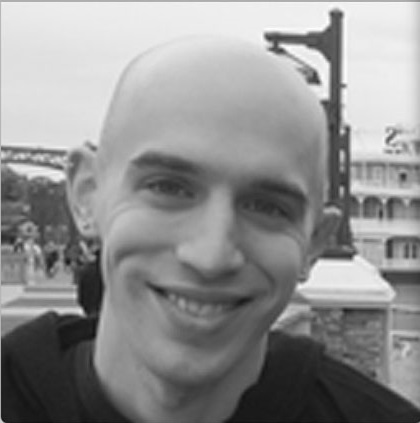
#> input picture part2_L3/SIFT-master/ttt.jpg, 420 x 423 px
$ python siftOnePixel.py
#> lines starting #> are read from the running program, lines starting #| are printed output that depends on the picture; after the words box and inside, x2 and y2 are one past the last pixel; in counts of white or black regions, pixels touching at a corner belong together
import cv2 as cv2
import numpy as np
from collections import Counter
import math
import matplotlib.pyplot as plt

#test images
# s='add.png'
s='lenna.jpg'
s='ttt.jpg'

#pixel used for SIFT
pixelX=200
pixelY=200

#functions
def getContours(img,seuil=30):
    contours=[]
    img = cv2.cvtColor(img, cv2.COLOR_BGR2GRAY)
    h,w=np.shape(img)
    imgContours=np.zeros((h,w),np.double)
    imgContoursX=np.zeros((h,w),np.double)
    imgContoursY=np.zeros((h,w),np.double)
    for i in range(0,h):
        for j in range (0,w):
            if(j==0 or j==w-1 or i==0 or i==h-1): # i,j la canh
                imgContoursX[i][j]=0
                imgContoursY[i][j]=0
            else:
                imgContoursX[i][j] = (np.multiply( convX,img[i-1:i+2,j-1:j+2]).sum(axis=1).sum(axis=0)) #multiply phep nhan ma tran
                imgContoursY[i][j] = (np.multiply( convY,img[i-1:i+2,j-1:j+2]).sum(axis=1).sum(axis=0)) #axis=0 tong theo cot, axis=1 tong theo hang
            a=math.sqrt(math.pow(imgContoursX[i][j],2)+math.pow(imgContoursY[i][j],2))
            #a=min(a,255)
            #a=max(a,0)
            if(a>seuil):
                imgContours[i][j]=a
                contours.append([i,j]) #them phan tu vao cuoi mang
    return imgContours,contours,imgContoursX,imgContoursY

def getOrientation(img,x,y):
    global imgContoursX,imgContoursY
    if(x<0 or x>w-1 or y<0 or y>h-1):
        d=0
    else:
        d=math.atan2(imgContoursY[y][x],imgContoursX[y][x])
    d+=math.pi #chuan hoa ve goc duong
    return d

def getBlock(img,x,y):
    a=[]
    block=np.zeros((16,16),np.double)
    for i in range(x-8,x+8):
        for j in range(y-8,y+8):
            angle=roundAngle(getOrientation(img,i,j))
            block[j-y+8][i-x+8]=angle
    # [8 lines of commented-out code are left out]
    return block


def anglesArray():
    angles = []
    i=0
    while True:
        angles.append(math.pi*i)
        i+=1/4
        if(i==2):
            break
    return angles

def anglesStringsArray():
    return ["0","π/4","π/2","3π/4","π","5π/4","3π/2","7π/4"]

def roundAngle(angle):
    angles = anglesArray()
    index=np.argmin(np.abs(np.subtract(angles,angle))) #np.argmin tra ve chi so cua phan tu nho nhat trong mang
    angles = anglesArray()
    a=angles[index]
    return a

def roundAngleTitle(angle):
    anglesStrings = anglesStringsArray()
    angles = anglesArray()
    a=np.argmin(np.abs(np.subtract(angles,angle)))
    return anglesStrings[a]

def roundAngleIndex(angle):
    angles = anglesArray()
    a=np.argmin(np.abs(np.subtract(angles,angle)))
    return a

def showHist(tempdicArray):
    fig, ax = plt.subplots(4,4,figsize=(14,8))
    for i in range (0,len(tempdicArray)):
        x=(int)(i/4)
        ax[x][i%4].bar(list(tempdicArray[i].keys()), tempdicArray[i].values(), color='b')
    fig.tight_layout()
    plt.show()


#main
img=cv2.imread(s)
#> img is the input picture: shape (423, 420, 3); min 16, max 255, mean 143.8
h,w,d = np.shape(img)
#> h = 423; w = 420; d = 3
#convolution matrix
c=1
convX=np.zeros((3,3),np.double)
convX[0,0]=0;convX[0,1]=0;convX[0,2]=0;convX[1,0]=-c;convX[1,1]=0
convX[1,2]= c;convX[2,0]= -0;convX[2,1]=0;convX[2,2]=0

convY=np.zeros((3,3),np.double)
convY[0,0]=-0;convY[0,1]=-c;convY[0,2]=-0;convY[1,0]=0;convY[1,1]=0
convY[1,2]= 0;convY[2,0]= 0;convY[2,1]=c;convY[2,2]=0

#threshold for contours
seuil=30
img,contours,imgContoursX,imgContoursY=getContours(img,seuil)
#> after the loop in getContours, `for i in range(0,h):`:
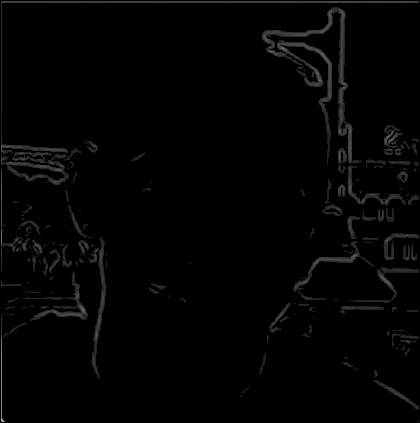
#> imgContours: shape (423, 420) float64; min 0, max 207.9, mean 3.4
#> after the loop in getContours, `for i in range(0,h):`:
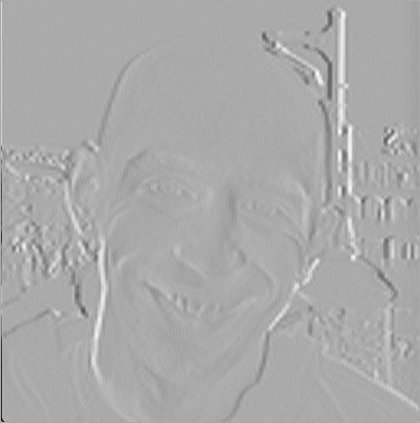
#> imgContoursX: shape (423, 420) float64; min -180, max 89, mean 0; drawn with min black and max white
#> after the loop in getContours, `for i in range(0,h):`:
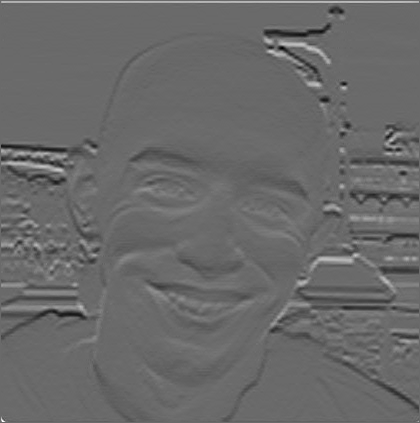
#> imgContoursY: shape (423, 420) float64; min -96, max 134, mean -0.6; drawn with min black and max white
#> after the loop in getContours, `for i in range(0,h):`: contours = 12588 pairs, first value 1 to 421, second value 1 to 418

blocks=getBlock(img,pixelX,pixelY)
#> the loop in getBlock, `for i in range(x-8,x+8):` made 16 passes
dic={}
histogrammes=[]
for block in blocks:
    #count orientations for histogramme
    array=np.matrix.flatten(block)
    count=Counter(array)
    for c in count:
        dic[roundAngleTitle(c)]=count[c]
    histogrammes.append(dic.copy())
    dic={}
#> this loop made 16 passes

showHist(histogrammes)
#> the loop in showHist, `for i in range (0,len(tempdicArray)):` made 16 passes
#> in showHist, `plt.show()`:
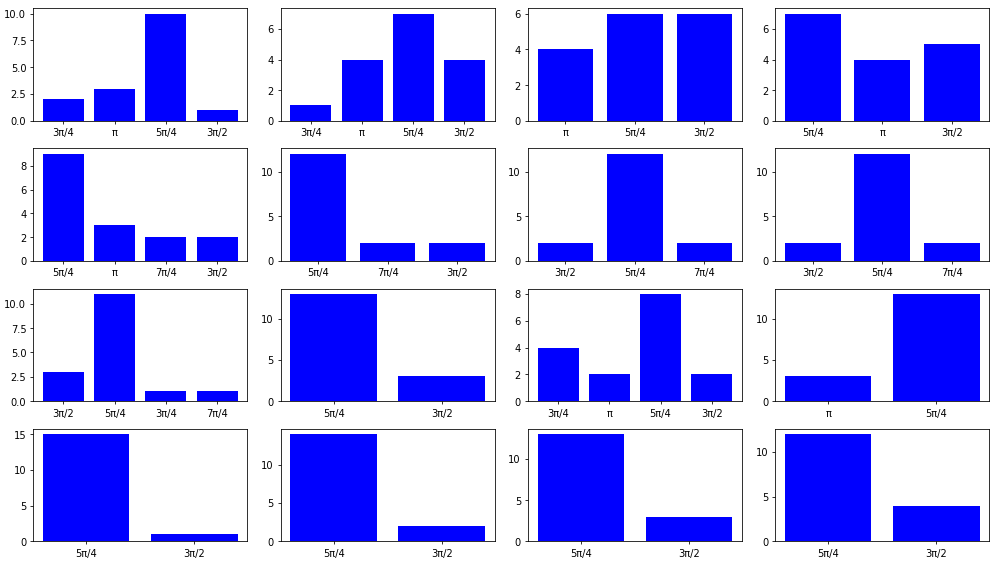
#> figure drawn by matplotlib, 16 panels; panel 1: tallest bar 10 high, from x = 1.6 to 2.4; panel 2: tallest bar 7 high, from x = 1.6 to 2.4; panel 4: tallest bar 7 high, from x = -0.4 to 0.4; panel 5: tallest bar 9 high, from x = -0.4 to 0.4

cv2.imshow('image : '+s,img)
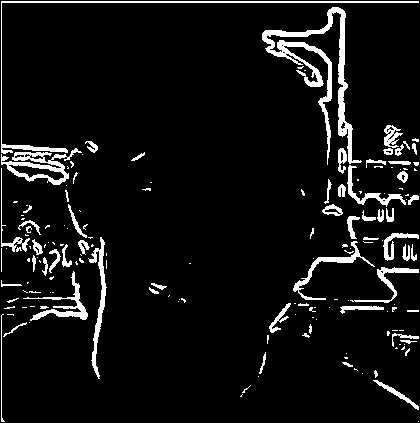
#> window 'image : ttt.jpg': shape (423, 420); 7.1% white; 165 white regions (101 under 20 px), largest, box (x1, y1, x2, y2) and area: (262, 7, 362, 165) 2731, (1, 1, 419, 154) 1285, (1, 148, 82, 185) 1010
cv2.waitKey(0)
